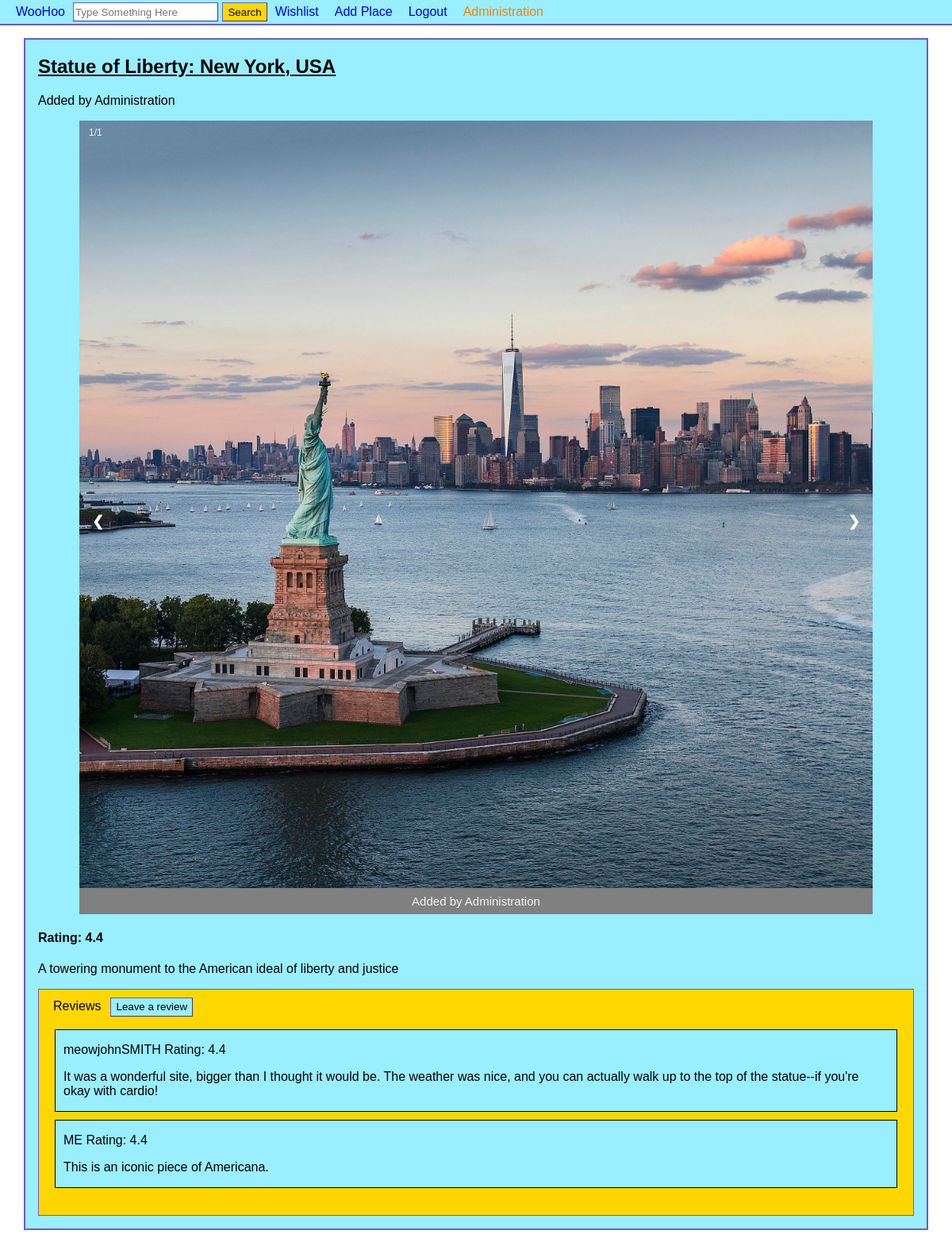
The app's page /place.php?place=1 (signed in) with its own data.
### tables this page shows
CREATE TABLE `users` (
  `userID` int(11) NOT NULL,
  `username` varchar(255) NOT NULL,
  `email` varchar(255) NOT NULL,
  `password` varchar(255) NOT NULL,
  `dateRegistered` date NOT NULL
);

CREATE TABLE `places` (
  `placeID` int(11) NOT NULL,
  `placeName` varchar(255) NOT NULL,
  `city` varchar(255) NOT NULL,
  `country` varchar(255) NOT NULL,
  `description` text DEFAULT NULL,
  `reviewScore` decimal(10,1) DEFAULT NULL,
  `userID` int(11) NOT NULL
);

CREATE TABLE `pictures` (
  `pictureID` int(11) NOT NULL,
  `image` varchar(255) NOT NULL,
  `placeID` int(11) NOT NULL,
  `userID` int(11) NOT NULL
);

CREATE TABLE `reviews` (
  `reviewID` int(11) NOT NULL,
  `userID` int(11) NOT NULL,
  `placeID` int(11) NOT NULL,
  `score` decimal(10,1) DEFAULT NULL,
  `written` text DEFAULT NULL
);

### place.php (the view, shortened to what this page needs)
<?php
require('database.php');
$place = $_GET['place'];
try {
	$placeQ = "SELECT * FROM places WHERE placeID=" . $place;
	$s5 = $db->prepare($placeQ);
	$s5->execute();
	$results = $s5->fetchAll()[0];
} catch (PDOException $ex) {
	if(!isset($_GET['logout'])) {
		throw $ex;
	}
	echo $ex->getMessage();
}
$pid = $results['placeID'];
?>
<!DOCTYPE html>
<html>
<head>
<link rel="stylesheet" href="style.css"/>
</head>
<body>
<header>
<?php include('header.php'); ?>
</header>
<div class="center">
<h2 style="text-decoration:underline;"><?php echo $results['placeName']; ?>: <?php echo $results['city']; ?>, <?php echo $results['country']; ?></h2>
<p>
<?php
$userId = $results['userID'];
$userQ = 'SELECT username FROM users WHERE userID='. $userId .' LIMIT 1';
$s1 = $db->prepare($userQ);
$s1->execute();
$username = $s1->fetchAll()[0];
echo 'Added by '. $username[0];
?></p>
<div class="slideshow-container">
<?php
$imgQ = "SELECT image, userID FROM pictures WHERE placeID=" . $results['placeID'];
$s2 = $db->prepare($imgQ);
$s2->execute();
$images = $s2->fetchAll();
$numImg = count($images);
$counter=1;
?>
<?php
foreach($images as $img): ?>
<div class="mySlides fade">
     <div class="numbertext"><?php echo $counter.'/'.$numImg; ?></div>
     <img src="place_imgs/<?php
     	  $imgPath = $img['image'];
	  echo $imgPath;
	  ?>" alt="interesting" style="width:100%;">
      <div class="text">
      <?php
      $userQ = 'SELECT username FROM users WHERE userID='. $img['userID'] .' LIMIT 1';
      $s2 = $db->prepare($userQ);
      $s2->execute();
      $username = $s2->fetchAll()[0];
      echo 'Added by '. $username[0];
      ?>
      </div>
</div>
<?php
$counter++;
endforeach;
?>
<a class="prev" onclick="plusSlides(-1)">&#10094;</a>
<a class="next" onclick="plusSlides(1)">&#10095;</a>
</div>
<h4>Rating: <?php
if(!is_null($results['reviewScore'])){
echo $results['reviewScore'];
}
else{
echo 'No ratings yet';
}
?></h4>
<p>
<?php echo $results['description']; ?>
</p>
<?php include('review.php'); ?>
</div>
</body>
</html>

### header.php (shortened to what this page needs)
<?php
if (isset($_SESSION["uid"])) {
	$uid = $_SESSION["uid"];
	$query = "SELECT username FROM users WHERE userID='$uid'";
	$result = $db->prepare($query);
	$result->execute();
	$username = $result->fetch();
}
?>
<?php
$search = "";
$currPageBtnCSS = 'style="background-color:#EEFFFF;"';
?>
<nav>
	<div id="topLevel" class="top_navbar">
	<div style="display:inline" class="top_navbar">
		<ul class="top_navlist" >
			<li id="icon" ><a href="index.php"><span>WooHoo</span></a></li>
			<li id="navSearch" >
				<form method="POST" name="searchBar" action="browse.php">
					<input type="search" name="query" placeholder="Type Something Here"
					value="<?php echo $search;?>"/>
					<input style="margin-left: 1px;" type="submit" value="Search" />
				</form>
			</li>
			<?php if(isset($_SESSION["loggedin"])) : ?>
				<li <?php if(str_contains($_SERVER['REQUEST_URI'], 'wishlist.php'))
					echo $currPageBtnCSS; ?>>
				<a href="wishlist.php">Wishlist</a></li>
				<li <?php if(str_contains($_SERVER['REQUEST_URI'], 'addplace.php'))
					echo $currPageBtnCSS; ?>>
				<a href="addplace.php">Add Place</a></li>
				<li class="log" style="float:right";>
					<a href="?logout">Logout</a>
				</li>
				<li class="log" <?php
					if(str_contains($_SERVER['REQUEST_URI'], 'editprofile.php'))
						echo $currPageBtnCSS;
					else
						echo 'style="float:right;"';?>>
					<a href="editprofile.php" class="headUser"><?php echo $username['username'] ?></a>
				</li>
			<?php endif; ?>
		</ul>
	</div>
	</div>
</nav>

### review.php (shortened to what this page needs)
<?php
$query = "SELECT * FROM reviews WHERE placeID=" . $pid;
$do = $db->prepare($query);
$do->execute();
$reviews = $do->fetchAll();
if (count($reviews) != 0) {
	$text = "Reviews";
} else $text = "No reviews have been written for this location.";
?>
<div id="reviewPane">
<div style="display:flex;">
	<span style="padding-left:8px;float:left;margin-top:2px;margin-left:10px"><?php echo $text; ?></span>
	<?php if (isset($_SESSION["loggedin"])) : ?>
	<button id="addRev" type="button" style="float:left;" class="revBtn" onclick="toggleRevBox()">
	Leave a review</button>
	<?php endif; ?>
</div>
<ul class="reviewList" id="rlist">
	<?php foreach($reviews as $review) : ?>
		<?php
		$query = "SELECT username FROM users WHERE userID=" . $review['userID'];
		$do = $db->prepare($query);
		$do->execute();
		$user = $do->fetchAll()[0];
		?>
		<li>
			<div class="review">
				<?php if($review['written'] != '' & $review['written'] != NULL) : ?>
				<p> <?php echo $user['username']; echo "\tRating: "; echo $review['score']; ?> </p>
				<p> <?php echo $review['written']; ?></p>
				<?php endif; ?>
			</div>
		</li>
	<?php endforeach; ?>
</ul>
<br/>
</div>

### style.css (style rules this page uses)
body { margin-top: 0px; margin-left: 0px; margin-right: 0px; }
.center { width: 95%; margin: 1em auto; padding: 1em; padding-top: 0; background-color: #99EEFF; border: 2px solid slateblue; }
#filters ul, li { padding: 0; list-style-type: none; }
.slideshow-container { max-width: 1000px; position: relative; margin: auto; }
.mySlides { display: none; }
.prev, .next { cursor: pointer; position: absolute; top: 50%; width: auto; margin-top: -22px; padding: 16px; color: white; font-weight: bold; font-size: 18px; transition: 0.6s ease; border-radius: 0 3px 3px 0; user-select: none; }
.next { right: 0; border-radius: 3px 0 0 3px; }
.text { color: #f2f2f2; background-color: grey; font-size: 15px; padding: 8px 12px; position: absolute; width: 100%; bottom:0; text-align: center; }
.numbertext { color: #f2f2f2; font-size: 12px; padding: 8px 12px; position: absolute; top: 0; }
.fade { -webkit-animation-name: fade; -webkit-animation-duration: 1.5s; animation-name: fade; animation-duration: 1.5s; }
* { box-sizing: border-box }
body { font-family: Verdana, sans-serif; margin:0 }
img { vertical-align: middle; }
.prev, .next { cursor: pointer; position: absolute; top: 50%; width: auto; padding: 16px; margin-top: -22px; color: white; font-weight: bold; font-size: 18px; transition: 0.6s ease; border-radius: 0 3px 3px 0; user-select: none; }

### header.php (style rules this page uses)
#navSearch form input { border: 1.5px outset slateblue; height: 24px; }
#navSearch form input[type="submit"] { cursor: pointer; background-color: rgb(255, 215, 0); }
.headUser { display: block; padding-top: 2.5px; color: rgb(255, 128, 0); }
.top_navbar { background-color: #99EEFF; }
.top_navlist { margin: 0; }
ul.top_navlist { list-style-type: none; overflow: hidden; font-family: sans-serif; padding-left: 10px; display: flex; align-item: center; }
ul.top_navlist li { float: left; vertical-align: middle; // display: flex; // align-item: center; }
ul.top_navlist li a, #logoutBtn { display: block; text-decoration: none; padding: 2.5px 10px 0 10px; font-family: arial; font-size: 1em; }
header { width: 100%; align-items: center; }
#topLevel { padding-bottom: 3px; padding-top: 3px; border-bottom: 2px solid slateblue; }

### review.php (style rules this page uses)
#reviewPane { background-color: rgb(255, 215, 0); padding-top: 10px; border: solid slateblue 1.5px; }
.reviewList { padding:0 20px 0 20px; }
.review { border: solid black 1.5px; margin-bottom: 10px; padding:0 10px 0 10px; background-color: #99EEFF; }
.revBtn { background-color: #99EEFF; border: 1.5px outset slateblue; height: 24px; margin-left: 12px; padding-bottom: 1px; padding-top: 0; cursor: pointer; }

### records on screen
users: username "Administration"
places: placeName "Statue of Liberty", city "New York", country "USA", reviewScore "4.4", description "A towering monument to the American ideal of liberty and justice"
pictures: image (picture), userID.username "Administration"
reviews: userID.username "meowjohnSMITH", score "4.4", written "It was a wonderful site, bigger than I thought it would be. The weather was nice, and you can actually walk up to the top of the statue--if you're okay with cardio!"
reviews: userID.username "ME", score "4.4", written "This is an iconic piece of Americana."

### other values on screen
$text "Reviews"
